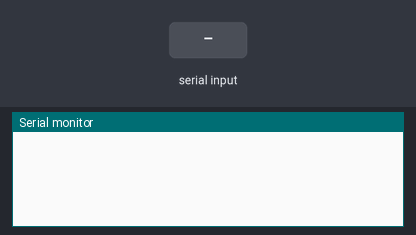
Simulated run of this sketch. Board: Arduino Uno, built with avr-gcc and run on an emulated ATmega328P. Shown: the last lines printed to the serial monitor. Inputs (shaded band) come from the test bench.

Above: at 2.2 s.
2.3 s: "RING" received over the second serial link
At 3.0 s:
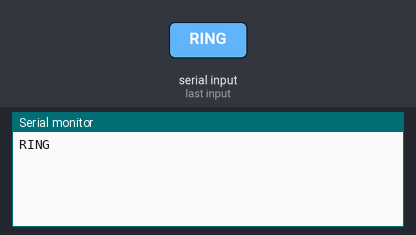
3.8 s: "+56995562730" received over the second serial link
At 4.7 s:
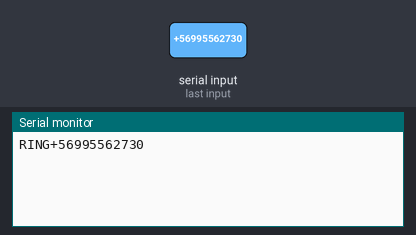

Measured:
- after the input at 2.3 s, the serial monitor: prints a new line at once (image 1)
- after the input at 3.8 s, the serial monitor: prints a new line after 0.12 s (image 2)

The sketch:

sketch_jan10c.ino
```cpp
#include <SoftwareSerial.h>

SoftwareSerial SIM900(7, 8);

String quienLlama;

void setup() {
  SIM900.begin(19200);
  Serial.begin(19200);
  delay(1000);
}

void loop() {
  quienLlama = "";

   while (SIM900.available()>0){
      delay(10);
      quienLlama += (char)SIM900.read();
   }

   Serial.print(quienLlama);

   if (quienLlama.indexOf("RING")>-1){
      delay(1000);
      String num;
      int inicio=quienLlama.indexOf('"')+1;
      int fin=inicio+12;
      num=quienLlama.substring(inicio,fin);
      if (num=="+56995562730"){
         //Serial.print("NUMERO ACERTADO");
         SIM900.write("ATA");
      }else{
         //Serial.print("NUMERO ERRONEO");
         SIM900.write("ATH");

      }
  }
}
```
